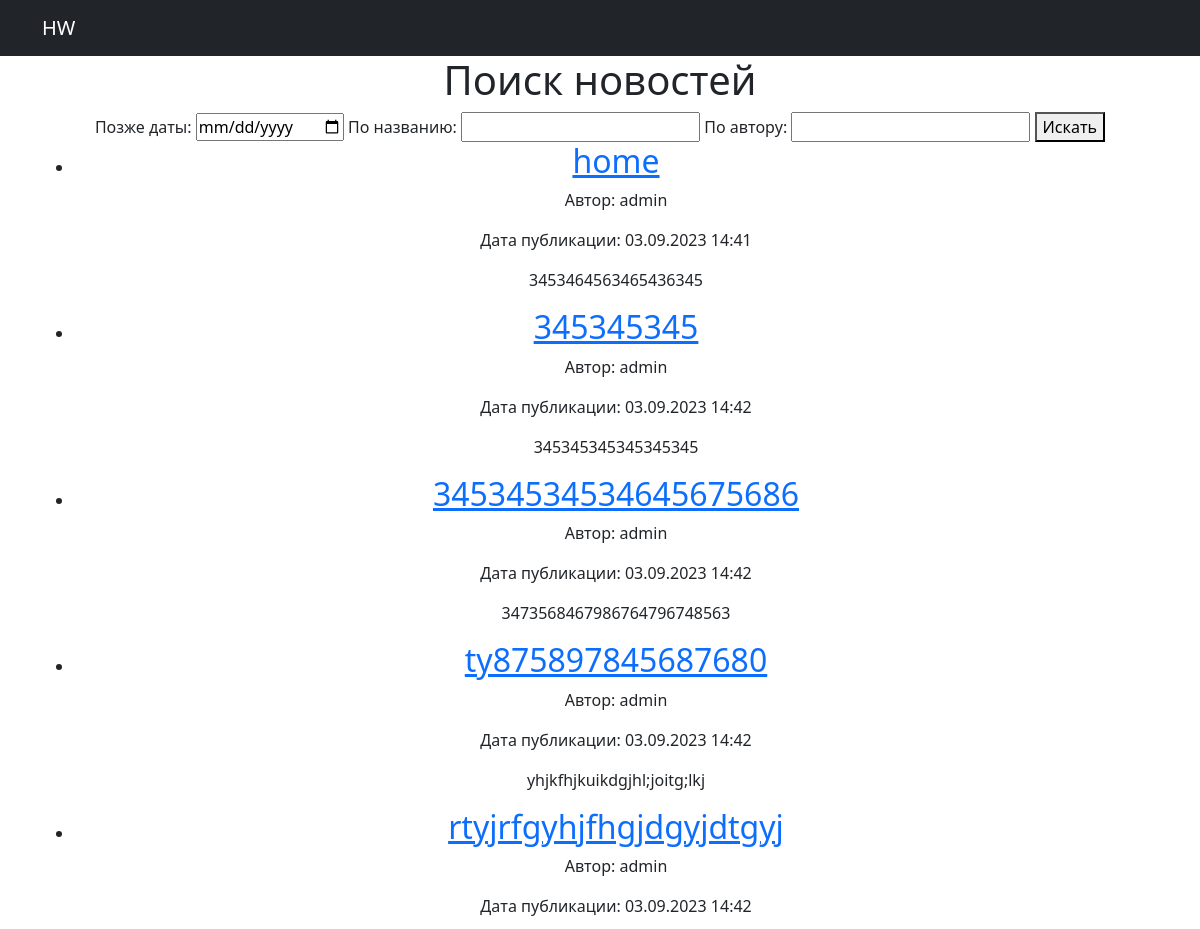
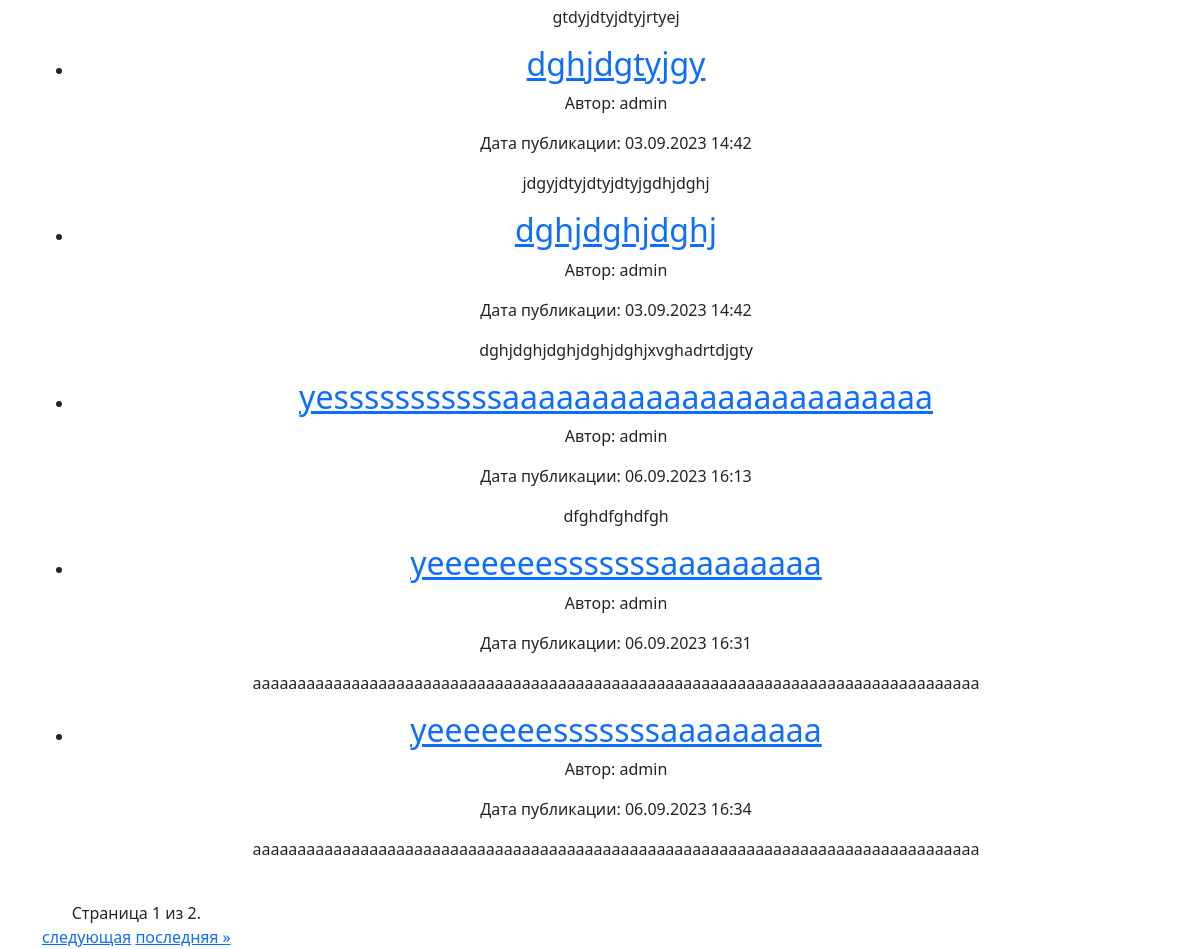
The app's page /news/search/ with its own data (2 pictures, top to bottom).
### news/models.py (models this page shows, shortened)
class News(models.Model):
    title = models.CharField(max_length=200)
    content = models.TextField()
    pub_date = models.DateTimeField(auto_now_add=True)
    author = models.ForeignKey(User, on_delete=models.CASCADE, default=1)

### news/views.py (the view)
# urls.py: path('search/', views.news_search, name='news_search'),
def news_search(request):
    date_filter = request.GET.get('date_filter')
    title_filter = request.GET.get('title_filter')
    author_filter = request.GET.get('author_filter')
    news_queryset = News.objects.all()
    if date_filter:
        news_queryset = news_queryset.filter(pub_date__gte=date_filter)
    if title_filter:
        news_queryset = news_queryset.filter(title__icontains=title_filter)
    if author_filter:
        news_queryset = news_queryset.filter(author__username__icontains=author_filter)
    paginator = Paginator(news_queryset, 10)
    page = request.GET.get('page')
    try:
        news = paginator.page(page)
    except PageNotAnInteger:
        news = paginator.page(1)
    except EmptyPage:
        news = paginator.page(paginator.num_pages)
    return render(request, 'news_search.html', {'news': news})

### news/templates/news_search.html (shortened to what this page needs)
{% extends 'default.html' %}
{% block content %}
<h1>Поиск новостей</h1>
<form method="get" action="{% url 'news:news_search' %}">
    <label for="date_filter">Позже даты:</label>
    <input type="date" name="date_filter" id="date_filter">
    <label for="title_filter">По названию:</label>
    <input type="text" name="title_filter" id="title_filter">
    <label for="author_filter">По автору:</label>
    <input type="text" name="author_filter" id="author_filter">
    <button type="submit">Искать</button>
</form>
<ul>
    {% for news_item in news %}
        <li>
            <h2><a href="{% url 'news:news_detail' news_item.id %}">{{ news_item.title }}</a></h2>
            <p>Автор: {{ news_item.author.username }}</p>
            <p>Дата публикации: {{ news_item.pub_date|date:"d.m.Y H:i" }}</p>
            <p>{{ news_item.content }}</p>
        </li>
    {% empty %}
        <p>Нет результатов для отображения.</p>
    {% endfor %}
</ul>
<div class="pagination">
    <span class="step-links">
        <br>
        <span class="current-page">
            Страница {{ news.number }} из {{ news.paginator.num_pages }}.
        </span>
        <br>
        {% if news.has_next %}
            <a href="?page={{ news.next_page_number }}">следующая</a>
            <a href="?page={{ news.paginator.num_pages }}">последняя &raquo;</a>
        {% endif %}
    </span>
</div>
{% endblock %}

### news/templates/default.html (shortened to what this page needs)
<!DOCTYPE html>
<html lang="en">
    <head>
        {% load static %}
        <link href="{% static 'css/styles.css' %}" rel="stylesheet" />
    </head>
    <body>
       <nav class="navbar navbar-expand-lg navbar-dark bg-dark static-top">
         <div class="container">
           <a class="navbar-brand" href="#">HW</a>
         </div>
       </nav>
        <div class="container">
          <div class="row">
            <div class="col-lg-12 text-center">
              {% block content %}{% endblock content %}
            </div>
          </div>
        </div>
    </body>
</html>

### records on screen
News: title "home", author.username "admin", pub_date "03.09.2023 14:41", content "3453464563465436345"
News: title "345345345", author.username "admin", pub_date "03.09.2023 14:42", content "345345345345345345"
News: title "34534534534645675686", author.username "admin", pub_date "03.09.2023 14:42", content "3473568467986764796748563"
News: title "ty875897845687680", author.username "admin", pub_date "03.09.2023 14:42", content "yhjkfhjkuikdgjhl;joitg;lkj"
News: title "rtyjrfgyhjfhgjdgyjdtgyj", author.username "admin", pub_date "03.09.2023 14:42", content "gtdyjdtyjdtyjrtyej"
News: title "dghjdgtyjgy", author.username "admin", pub_date "03.09.2023 14:42", content "jdgyjdtyjdtyjdtyjgdhjdghj"
News: title "dghjdghjdghj", author.username "admin", pub_date "03.09.2023 14:42", content "dghjdghjdghjdghjdghjxvghadrtdjgty"
News: title "yesssssssssssaaaaaaaaaaaaaaaaaaaaaaaa", author.username "admin", pub_date "06.09.2023 16:13", content "dfghdfghdfgh"
News: title "yeeeeeeesssssssaaaaaaaaa", author.username "admin", pub_date "06.09.2023 16:31", content "aaaaaaaaaaaaaaaaaaaaaaaaaaaaaaaaaaaaaaaaaaaaaaaaaaaaaaaaaaaaaaaaaaaaaaaaaaaaaaaaa"
News: title "yeeeeeeesssssssaaaaaaaaa", author.username "admin", pub_date "06.09.2023 16:34", content "aaaaaaaaaaaaaaaaaaaaaaaaaaaaaaaaaaaaaaaaaaaaaaaaaaaaaaaaaaaaaaaaaaaaaaaaaaaaaaaaa"

### other values on screen
{{ news.number }} "1"
{{ news.paginator.num_pages }} "2"
